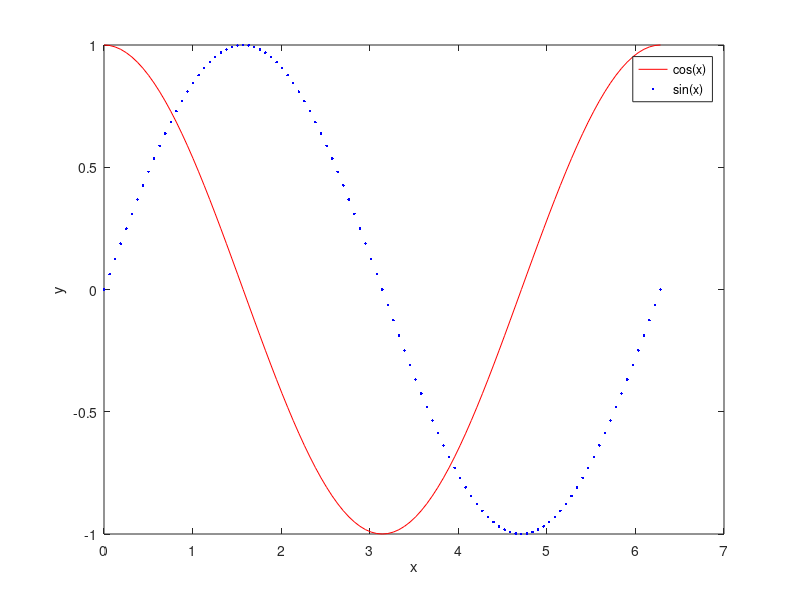
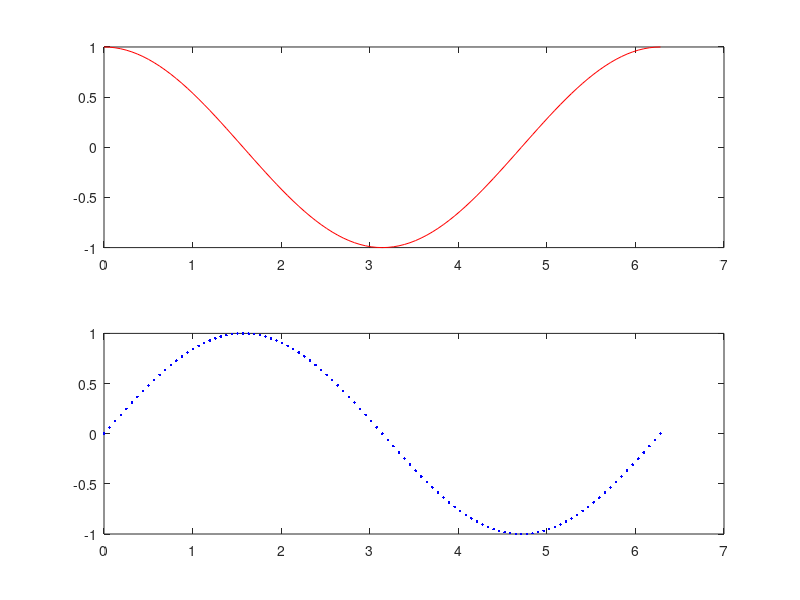
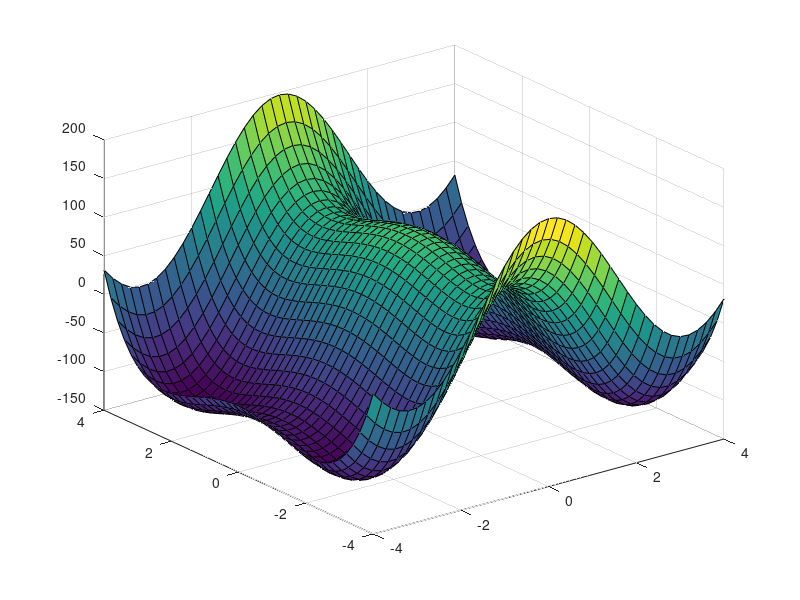

MATLAB code to generate these figures, in order:


%=============================================================================
% Basic linear algebra operations
%=============================================================================

% Defining matrices

A = rand(3, 2); % 3x2 random matrix
disp("A =");
disp(A);

B = [4, -3, 1; 9, 3, 2; -1, 0, 6]; % 3x3 matrix defined elementwise
disp("\nB =");
disp(B);

C = eye(2); % 2x2 identity matrix
disp("\nC =");
disp(C);

D = zeros(3, 3); % 3x3 matrix filled using a loop
for i = 1:3
	for j = 1:3
		D(i,j) = 3*(i-1) + j; % Note that MATLAB indices begin at 1
	end
end
disp("\nD =");
disp(D);

E = [A B; C A']; % 5x5 matrix defined as a block matrix
disp("\nE =");
disp(E);

% Basic matrix operations

disp("\ndet(B) =");
disp(det(B)); % Matrix determinant

disp("\ninv(B) =");
disp(inv(B)); % Matrix inverse

disp("\nB' =");
disp(B'); % Matrix transpose

disp("\n3B =");
disp(3*B); % Scalar multiplication

disp("\nBD =");
disp(B*D); % Matrix-matrix product

disp("\nB.D =");
disp(B.*D); % Elementwise matrix-matrix product

% Defining vectors

% Note that vectors in MATLAB are just matrices for which one dimension is 1,
% so all matrix functions work with vectors.


u = rand(3, 1); % 3x1 random vector
disp("\nu =");
disp(u);

v = [3; -4; 8; 0; -1; 2]; % 6x1 vector defined elementwise
disp("\nv =");
disp(v);

w = zeros(5, 1); % Redefining a range of vector values
w(2:4) = 1;
disp("\nw =");
disp(w);

x = linspace(0, 2*pi, 101); % Row vector of equally-spaced values on [0,2pi]
disp("\nx =");
disp(x(1:10));
disp("...");
disp(x(end-10:end));

y = (10:-2:0)'; % Column vector of values defined by a range
disp("\ny =");
disp(y);

% Basic vector operations

disp("\n2v =");
disp(2*v); % Scalar multiplication

disp("\nv'y =");
disp(v'*y); % Inner product

disp("\nvy' =");
disp(v*y'); % Outer product

disp("\nv.y =");
disp(v.*y); % Elementwise vector-vector product

disp("\nmin(v) =");
disp(min(v)); % Minimum value

disp("\nmax(v) =");
disp(max(v)); % Maximum value

disp("\nmean(v) =");
disp(mean(v)); % Average value

disp("\n||v||_2 =");
disp(norm(v)); % Euclidean norm

disp("\n||v||_1 =");
disp(norm(v, 1)); % Taxicab norm

disp("\n||v||_inf =");
disp(norm(v, Inf)); % Chebyshev norm

% Eigenvalues

% Note that MATLAB's eig() function can return either a vector of eigenvalues
% or matrices of eigenvalues and eigenvectors depending on whether the output
% is assigned to a single variable or a vector of two variables.

ew = eig(B); % Vector of eigenvalues
disp("\nEigenvalues of B:");
disp(ew);

[ev, ew] = eig(B); % Matrices of eigenvalues and eigenvectors
disp("\nEigenvectors of B:");
disp(ev);

disp("\nX Lambda X^(-1) =");
disp(ev*ew*inv(ev)); % Demonstrating the eigendecomposition of B

% Linear systems

v = v(1:3);
z = B \ v; % Solve the linear system Bz = v
disp("\nz =");
disp(z);

disp("\nBz =");
disp(B*z); % Matrix-vector product

%=============================================================================
% Basic programming structures
%=============================================================================

% Conditionals

if det(B) > 0
	disp("\ndet(B) is positive");
elseif det(B) < 0
	disp("\ndet(B) is negative");
else
	disp("\ndet(B) is zero");
end

% For loops

s = zeros(1, 10);
for i = 1:length(s)
	s(i) = sqrt(i); % Square root
end
disp("\ns =");
disp(s);

% While loops

p = 0;
while 2^p < 1000
	p += 1; % Combined assignment
end
disp("\np =");
disp(p);

% Functions

function out = square(x)
	out = x.^2;
end

disp("\nsquare(y) =");
disp(square(y));

%=============================================================================
% Basic plotting
%=============================================================================

% Single 2D plot

y1 = cos(x); % Generate function values on [0,2pi]
y2 = sin(x);

figure % Create a new figure window
title("Exmample 1") % Figure title
plot(x, y1, 'r', x, y2, 'b.') % Plot a red solid line and blue dots
xlabel("x") % x-axis label
ylabel("y") % y-axis label
legend("cos(x)", "sin(x)") % Plot legend

% Stacked 2D plots

figure
title("Example 2")
subplot(2, 1, 1) % Target first tile in a 2x1 layout
plot(x, y1, 'r') % Plot first function
subplot(2, 1, 2) % Target second tile in a 2x1 layout
plot(x, y2, 'b.') % Plot second function

% 3D surface plots

% Surface plots are usually generated with the help of MATLAB's meshgrid()
% function, which returns a pair of matrices: One whose rows are identical
% copies of the x-values, and one whose columns are identical copies of the
% y-values. The mesh of z-coordinates can then be computed by evaluating an
% elementwise function with these two functions as the x- and y-values.

[X, Y] = meshgrid(linspace(-4,4,41), linspace(-4,4,41)); % Generate grids

function z = f(x, y) % Define a function for the surface
	z = 100*cos(x) + 1 - 10*y.^2 + y.^4;
end

Z = f(X, Y); % Generate z-coordinates

figure
title("Example 3")
surf(X, Y, Z) % Surface plot
